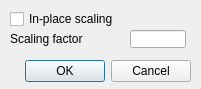
<?xml version="1.0" encoding="UTF-8"?>
<ui version="4.0">
 <class>CQDlgScaling</class>
 <widget class="QDialog" name="CQDlgScaling">
  <property name="geometry">
   <rect>
    <x>0</x>
    <y>0</y>
    <width>201</width>
    <height>89</height>
   </rect>
  </property>
  <property name="windowTitle">
   <string>Object / Model Scaling</string>
  </property>
  <property name="locale">
   <locale language="English" country="UnitedStates"/>
  </property>
  <widget class="QCheckBox" name="qqInPlace">
   <property name="geometry">
    <rect>
     <x>10</x>
     <y>10</y>
     <width>131</width>
     <height>18</height>
    </rect>
   </property>
   <property name="focusPolicy">
    <enum>Qt::StrongFocus</enum>
   </property>
   <property name="text">
    <string>In-place scaling</string>
   </property>
  </widget>
  <widget class="QLabel" name="label">
   <property name="geometry">
    <rect>
     <x>10</x>
     <y>30</y>
     <width>101</width>
     <height>18</height>
    </rect>
   </property>
   <property name="text">
    <string>Scaling factor</string>
   </property>
  </widget>
  <widget class="QLineEdit" name="qqScalingFactor">
   <property name="geometry">
    <rect>
     <x>130</x>
     <y>30</y>
     <width>56</width>
     <height>18</height>
    </rect>
   </property>
  </widget>
  <widget class="QDialogButtonBox" name="qqOkCancel">
   <property name="geometry">
    <rect>
     <x>10</x>
     <y>55</y>
     <width>181</width>
     <height>32</height>
    </rect>
   </property>
   <property name="standardButtons">
    <set>QDialogButtonBox::Cancel|QDialogButtonBox::Ok</set>
   </property>
  </widget>
 </widget>
 <resources/>
 <connections/>
</ui>
